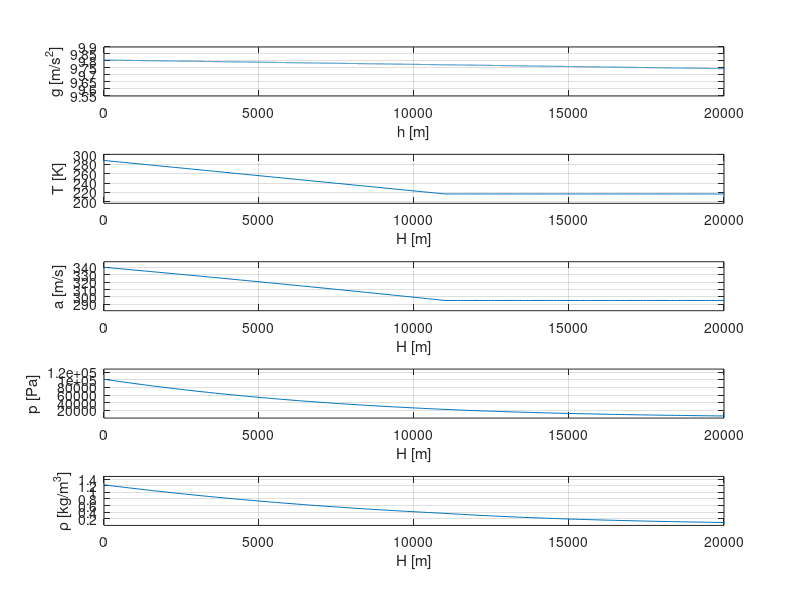

Here is the MATLAB script that generated this plot:
%% Atmosphere model ISO 2533 
%% calculations of atmospheric parameters

% range of altitude
h = linspace(0,80000,80000);

% gravity acceleration in 0 m above sea level [m/s^2]
g_n = 9.80665;

% earth radius [m]
R_z = 6356766;

% gravity acceleration 
g = g_n.*(R_z./(R_z+h)).^2;

% proper gas constant
R_o = 287.05287;

% range of geopotential altitude
H1 = -2:0.1:80; % [km]

% calculate temperature
T1 = zeros(1, length(H1));
for i = 1:length(H1)
    H = H1(i);
    if H < 0
        T = 301.15 - 6.5.*(H+2);
    elseif H >= 0 && H < 11
        T = 288.15 - 6.5.*(H-0);
    elseif H >= 11 && H < 20
        T = 216.65 + 0.*(H-11);
    elseif H >= 20 && H < 32
        T = 216.65 + 1.*(H-20);
    elseif H >= 32 && H < 47
        T = 228.65 + 2.8.*(H-32);
    elseif H >= 47 && H < 51
        T = 270.65 + 0.*(H-47);
    elseif H >= 51 && H < 71
        T = 270.65 - 2.8.*(H-51);
    elseif H >= 71 && H < 80
        T = 214.65 - 2.*(H-71);
    else
        T = 196.65;
    end
    T1(i) = T;
end

% calculate speed of sound
a = 20.046796.*sqrt(T1);

% multiplication of parameters by a factor to calculate pressure
g_n = g_n*1e-3;
R_o = R_o*1e-6;

% calculate pressure
p1 = zeros(1, length(H1));
for i = 1:length(H1)
    H = H1(i);
    if H < 0
        p = 127783*(1-6.5/301.15*(H+2))^(-g_n/(-6.5*R_o));
    elseif H >= 0 && H < 11
        p = 101325*(1-6.5/288.15*(H-0))^(-g_n/(-6.5*R_o));
    elseif H >= 11 && H < 20
        p = 22632*exp(-g_n/R_o/T1(i)*(H-11)); %%% T1 -> T
    elseif H >= 20 && H < 32
        p = 5474.9*(1+1/216.65*(H-20))^(-g_n/(1*R_o));
    elseif H >= 32 && H < 47
        p = 868.02*(1+2.8/228.65*(H-32))^(-g_n/(2.8*R_o));
    elseif H >= 47 && H < 51
        p = 110.91*exp(-g_n/R_o/T1(i)*(H-47)); %%% T1 -> T
    elseif H >= 51 && H < 71
        p = 66.939*(1-2.8/270.65*(H-51))^(-g_n/(-2.8*R_o));
    elseif H >= 71 && H < 80
        p = 3.9564*(1-2/214.65*(H-71))^(-g_n/(-2*R_o));
    else
        p = 0.3734;
    end
    p1(i) = p;
end

% multiplication of parameters by a factor to calculate air density
g_n = g_n*1e+3;
R_o = R_o*1e+6;

% calculate air density
rho = p1./R_o./T1;
%% Plotting results


% plotting gravity acceleration 
subplot(5,1,1)
plot(h,g)
xlim([0 20000])
grid on
xlabel('h [m]')
ylabel('g [m/s^2]')


% plotting temperature
subplot(5,1,2)
plot(H1.*1000,T1)
grid on
xlabel('H [m]')
ylabel('T [K]')
axis tight
xlim([0 20000])


% plotting speed of sound
subplot(5,1,3)
plot(H1.*1000,a)
axis tight
xlim([0 20000])
grid on
xlabel('H [m]')
ylabel('a [m/s]')


% plotting pressure
subplot(5,1,4)
plot(H1.*1000,p1)
axis tight
xlim([0 20000])
grid on
xlabel('H [m]')
ylabel('p [Pa]')


% plotting air density
subplot(5,1,5)
plot(H1.*1000,rho)
axis tight
grid on
xlabel('H [m]')
ylabel('\rho [kg/m^3]')
xlim([0 20000])